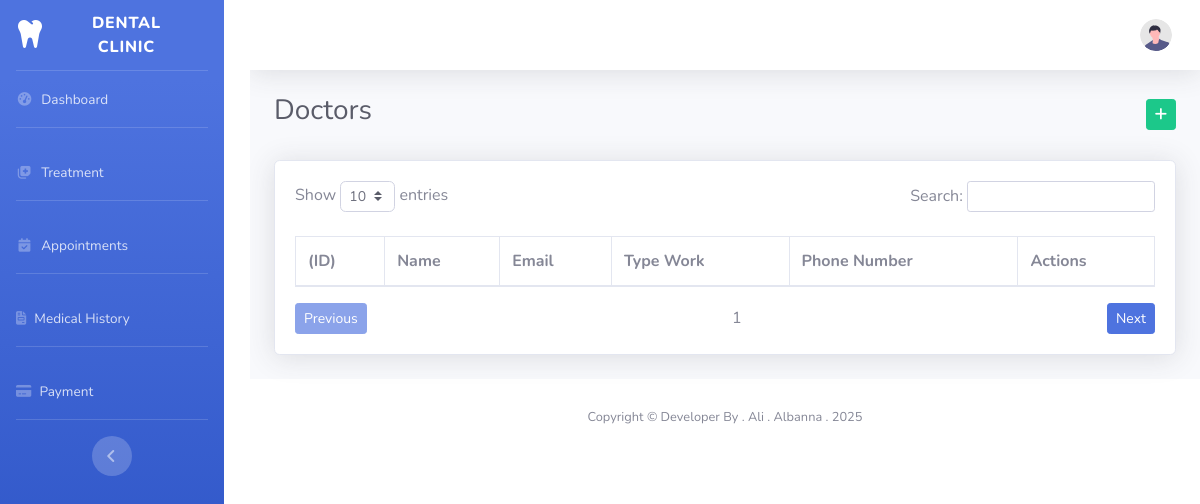
/users.php, run on an earlier commit of the app's database.
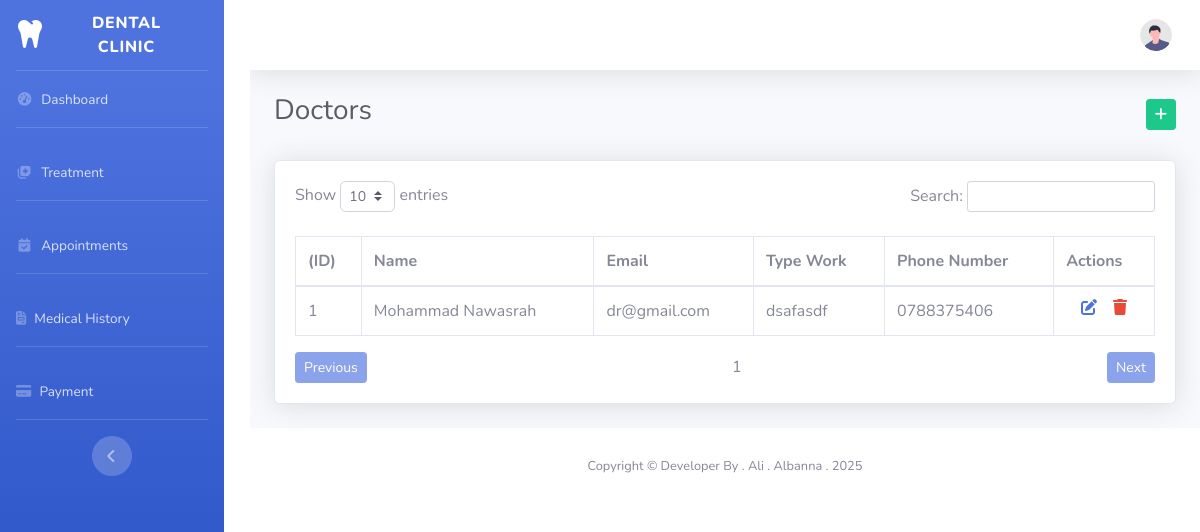
And on a later commit of the database.
### tables this page shows
CREATE TABLE `doctors` (
  `id` int(11) NOT NULL,
  `full_name` varchar(200) DEFAULT NULL,
  `specialty` varchar(100) DEFAULT NULL,
  `phone` varchar(20) DEFAULT NULL,
  `email` varchar(100) DEFAULT NULL,
  `password` varchar(100) DEFAULT NULL,
  `created_at` timestamp NOT NULL DEFAULT current_timestamp(),
  `profile_image` varchar(255) DEFAULT NULL
);

### database.php (called while the page is built, shortened)
<?php
class Database {
    private $conn;
    public function __construct($connection) {
        $this->conn = $connection;
    }
    public function select($table, $where = '', $params = []) {
        $sql = "SELECT * FROM $table";
        $stmt = $this->conn->prepare($sql);
        $stmt->execute($params);
        return $stmt->fetchAll(PDO::FETCH_ASSOC);
    }
}
?>

### users.php (the view, shortened to what the changed rows need)
<?php
include "database.php";
$db = new Database($conn);
$doctors = $db->select('doctors');
?>
<!DOCTYPE html>
<html lang="en">
<head>
    <link href="vendor/fontawesome-free/css/all.min.css" rel="stylesheet" type="text/css">
    <link href="css/sb-admin-2.min.css" rel="stylesheet">
    <link href="vendor/datatables/dataTables.bootstrap4.min.css" rel="stylesheet">
</head>
<body id="page-top">
    <div id="wrapper">
        <div id="content-wrapper" class="d-flex flex-column">
            <div id="content">
                <div class="container-fluid">
                    <div class="d-flex justify-content-between align-items-center mb-4">
                        <h1 class="h3 text-gray-800">Doctors</h1>
                    </div>
                    <div class="card shadow mb-4">
                        <div class="card-body">
                            <div class="table-responsive">
                                <table class="table table-bordered" id="dataTable" width="100%" cellspacing="0">
                                    <thead>
                                        <tr>
                                            <th>(ID)</th>
                                            <th>Name</th>
                                            <th>Email</th>
                                            <th>Type Work</th>
                                            <th>Phone Number</th>
                                            <th>Actions</th>
                                        </tr>
                                    </thead>
                                    <tbody>
                                        <?php foreach ($doctors as $key => $doctor): ?>
                                            <tr>
                                                <td><?= $key + 1?></td>
                                                <td><?= htmlspecialchars($doctor['full_name']) ?></td>
                                                <td><?= htmlspecialchars($doctor['email']) ?></td>
                                                <td><?= htmlspecialchars($doctor['specialty']) ?></td>
                                                <td><?= htmlspecialchars($doctor['phone']) ?></td>
                                                <td>
                                                    <div class="d-flex justify-content-center align-items-center">
                                                        <a href="users-edit.php?id=<?= $doctor['id'] ?>"
                                                            class="fas fa-edit"></a>
                                                        <a href="delete-doctor.php?id=<?= $doctor['id'] ?>" class="fas fa-trash text-danger "
                                                            data-id="<?= $doctor['id'] ?>"></a>
                                                    </div>
                                                </td>
                                            </tr>
                                        <?php endforeach; ?>
                                    </tbody>
                                </table>
                            </div>
                        </div>
                    </div>
                </div>
            </div>
        </div>
</body>
</html>

What changed in the data, as far as the page shows it:
added doctors: full_name "Mohammad Nawasrah", email "dr@gmail.com", specialty "dsafasdf", phone "0788375406"
